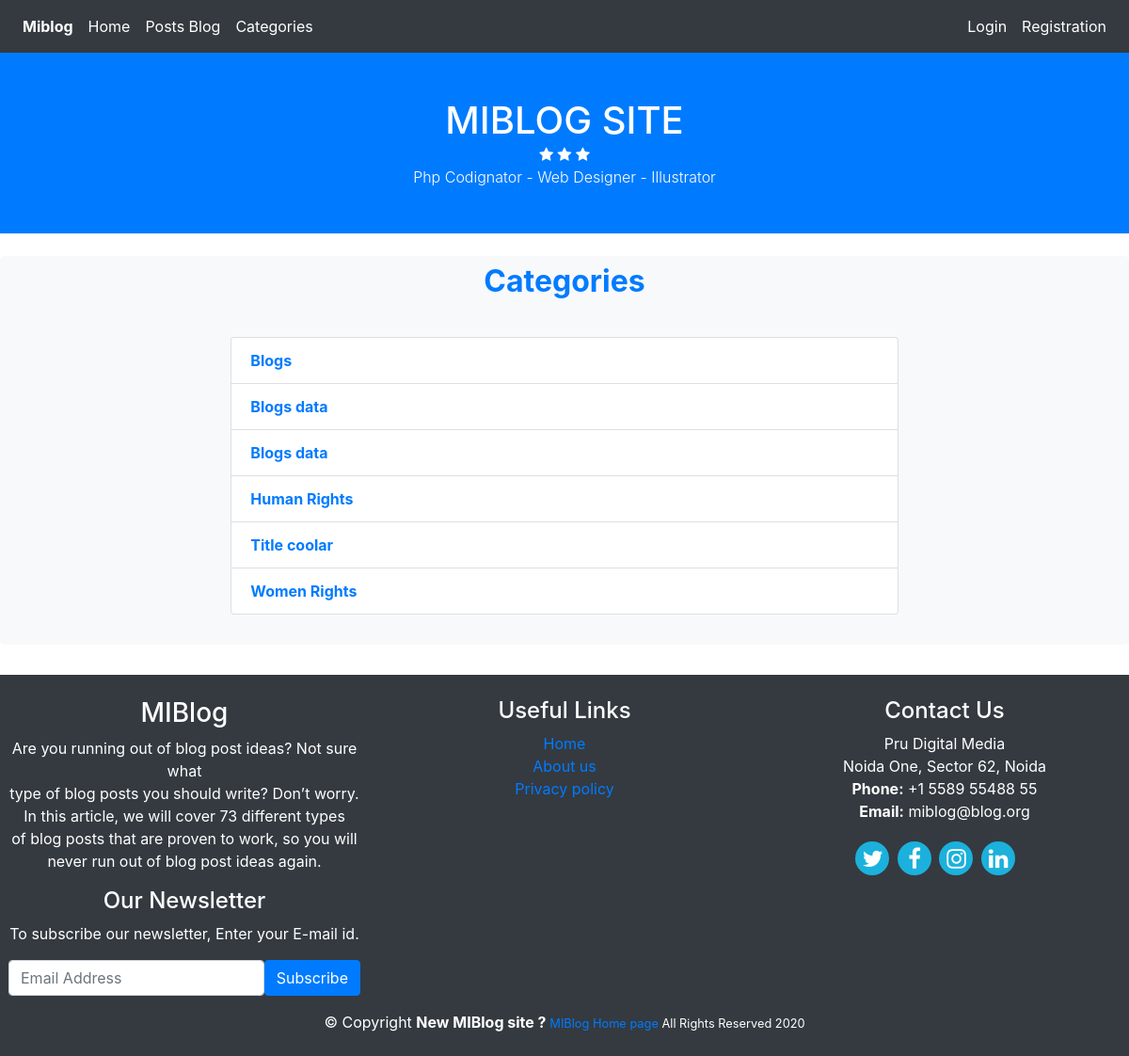
Page /index.php/categories on the committed database.
### tables this page shows
CREATE TABLE `categories` (
  `category_id` int(11) NOT NULL,
  `user_id` int(11) NOT NULL,
  `category_name` varchar(255) NOT NULL,
  `created_at` timestamp NOT NULL DEFAULT current_timestamp()
);

### application/controllers/Categories.php (called while the page is built, shortened)
<?php
	class Categories extends CI_Controller{
		public function index(){
			$data['title'] = 'Categories';
			$data['categories'] = $this->Category_model->get_categories();
			$this->load->view('templates/header');
			$this->load->view('categories/index' , $data);
			$this->load->view('templates/footer');
		}
	}

### index.php (called while the page is built, shortened)
<?php
require_once BASEPATH.'core/CodeIgniter.php';

### application/models/Category_model.php (called while the page is built, shortened)
<?php
	class Category_model extends CI_Model{
		public function get_categories(){
			$this->db->order_by('category_name');
			$query = $this->db->get('categories');
			return $query->result_array();
		}
	}

### application/views/categories/index.php (the view, shortened to what this page needs)
<section class="jumbotron py-2 bg-light">
   <h2 class="text-center pb-2 text-primary font-weight-bold"><?php echo $title; ?></h2>
   <div class="container col-md-8 p-4 text-dark font-weight-bold">
		<ul class="list-group">
			<?php foreach($categories as $category) : ?>
				<li class="list-group-item d-flex">
					<a class="mr-2" href="<?php echo base_url(); ?>categories/posts/<?php echo $category['category_id'];?>">
						<?php echo $category['category_name']; ?>
					</a>
				</li>
			<?php endforeach; ?>
		</ul>
	</div>
</section>

### rows in the picture
categories: category_name "Blogs"
categories: category_name "Blogs data"
categories: category_name "Blogs data"
categories: category_name "Human Rights"
categories: category_name "Title coolar"
categories: category_name "Women Rights"

### other values in the picture
$title "Categories"
